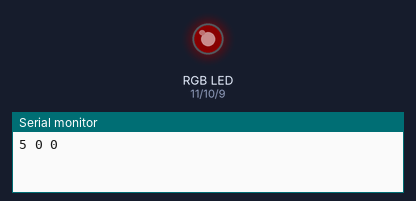
Bench run of a sketch on a simulated Arduino Uno, built with avr-gcc and run on an emulated ATmega328P. Shown: an RGB LED mixed from three pins (HIGH = lit), the last lines printed to the serial monitor. Dim RGB values are drawn brighter than linear.

Above: at 0.05 s.
At 1.65 s:
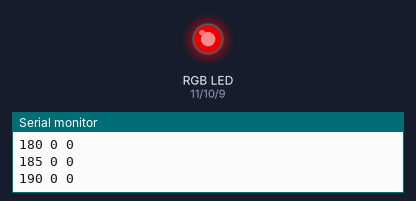
At 3.15 s:
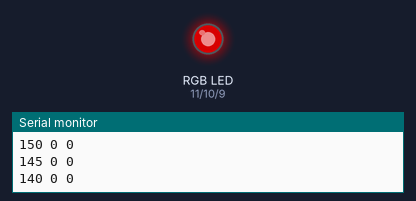
At 6.25 s:
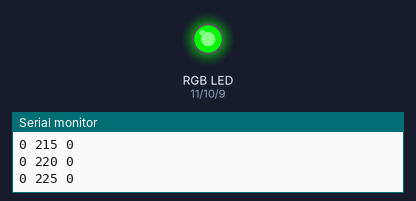
At 9.45 s:
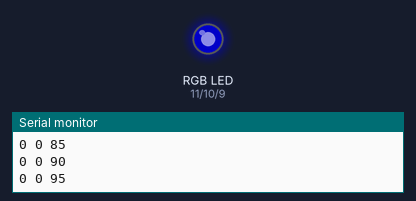
At 12.5 s:
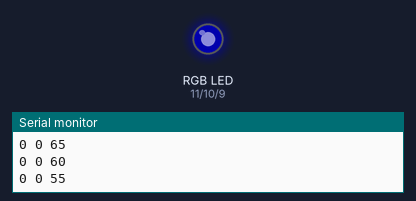
Timing chart, 0 to 16.8 s (numbered marks = the images above):
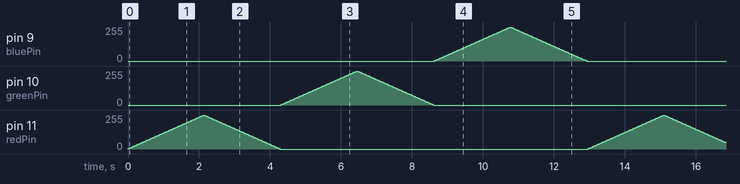

The sketch:

DeluxeRGB.ino
```cpp
/*
30d Lost in Space Day 10

Deluxe RGB LED Demo

Revision History:
	20230510 - Initial version


*/

#define False 0
#define True  1

// Pins connected to RGB LED
int redPin = 11;
int greenPin = 10;
int bluePin = 9;

bool bRIncreasing = True;
bool bGIncreasing = True;
bool bBIncreasing = True;

int rVal = 0;
int gVal = 0;
int bVal = 0;

bool bIncreasing = True;
int rgbVals[] = {0, 0, 0};
int idx=0;

int COLOR_DELAY = 42;

void setup() {

	// Init pins connected to RGB LED
	pinMode(redPin, OUTPUT);
	pinMode(greenPin, OUTPUT);
	pinMode(bluePin, OUTPUT);

	// Start serial monitor
	Serial.begin(9600);

}

void RGB_color(int red_value, int green_value, int blue_value) {

	analogWrite(redPin, red_value);
	analogWrite(greenPin, green_value);
	analogWrite(bluePin, blue_value);
}


void loop() {

	for (int x=0; x<255; x+=5) {

		if (bIncreasing)
			rgbVals[idx] += 5;
		else
			rgbVals[idx] -= 5;

		RGB_color(rgbVals[0], rgbVals[1], rgbVals[2]);
		delay(COLOR_DELAY);

		Serial.print(rgbVals[0]);
		Serial.print(" ");
		Serial.print(rgbVals[1]);
		Serial.print(" ");
		Serial.print(rgbVals[2]);
		Serial.println(" ");

	}

	// Update index (indicator of which color is changing)
	if (!bIncreasing) {
		idx++;
		if (idx > 2)
			idx = 0;
	}

	// If were increasing, switch to decreasing and vice versa.
	bIncreasing = (bIncreasing ? False : True);


}
```
